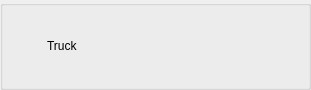
<?xml version="1.0" encoding="UTF-8"?>
<ui version="4.0">
 <class>BoxTruck</class>
 <widget class="QGroupBox" name="BoxTruck">
  <property name="geometry">
   <rect>
    <x>0</x>
    <y>0</y>
    <width>311</width>
    <height>90</height>
   </rect>
  </property>
  <property name="windowTitle">
   <string>GroupBox</string>
  </property>
  <layout class="QHBoxLayout" name="horizontalLayout">
   <item>
    <layout class="QHBoxLayout" name="horizontalLayout_4">
     <item>
      <widget class="QLabel" name="label_25">
       <property name="maximumSize">
        <size>
         <width>80</width>
         <height>60</height>
        </size>
       </property>
       <property name="text">
        <string/>
       </property>
       <property name="pixmap">
        <pixmap resource="../../Assets/Resources/icons.qrc">:/truck_icon/truck_icon.png</pixmap>
       </property>
       <property name="scaledContents">
        <bool>true</bool>
       </property>
      </widget>
     </item>
     <item>
      <spacer name="horizontalSpacer_3">
       <property name="orientation">
        <enum>Qt::Horizontal</enum>
       </property>
       <property name="sizeType">
        <enum>QSizePolicy::Fixed</enum>
       </property>
       <property name="sizeHint" stdset="0">
        <size>
         <width>20</width>
         <height>20</height>
        </size>
       </property>
      </spacer>
     </item>
     <item>
      <widget class="QLabel" name="label_22">
       <property name="text">
        <string>&lt;html&gt;&lt;head/&gt;&lt;body&gt;&lt;p&gt;Truck&lt;/p&gt;&lt;/body&gt;&lt;/html&gt;</string>
       </property>
      </widget>
     </item>
     <item>
      <spacer name="horizontalSpacer_4">
       <property name="orientation">
        <enum>Qt::Horizontal</enum>
       </property>
       <property name="sizeHint" stdset="0">
        <size>
         <width>40</width>
         <height>20</height>
        </size>
       </property>
      </spacer>
     </item>
    </layout>
   </item>
  </layout>
 </widget>
 <resources>
  <include location="../../Assets/Resources/icons.qrc"/>
 </resources>
 <connections/>
</ui>
